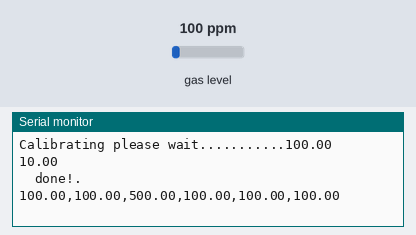
The sketch below on a simulated Arduino Uno, built with avr-gcc and run on an emulated ATmega328P. On the bench: the last lines printed to the serial monitor. The test bench sets the inputs (shaded band); at power-on: gas level 100 ppm.

Above: at 1.2 s.
1.3 s: gas level set to 20 ppm
At 2.7 s:
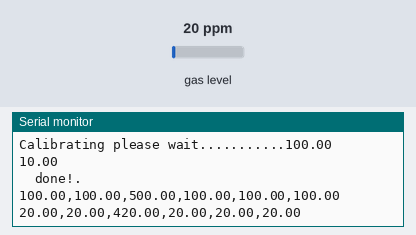
3.4 s: gas level set to 250 ppm
At 5.5 s:
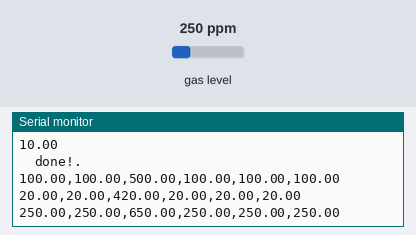
Timing chart, 0 to 7.0 s (numbered marks = the images above; inputs shaded):
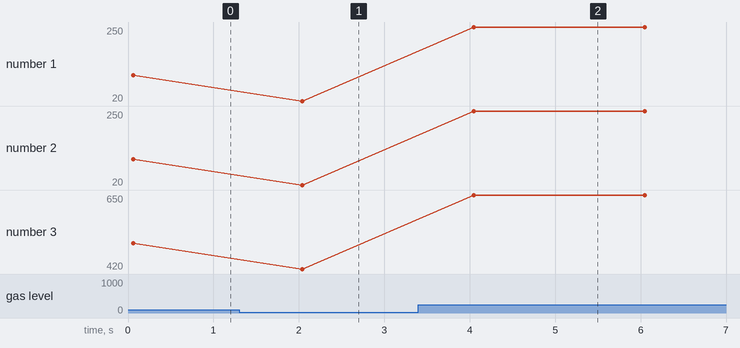

Measured:
- after the input at 1.3 s, the serial monitor: prints a new line after 0.74 s (image 1)
- after the input at 3.4 s, the serial monitor: prints a new line after 0.64 s (image 2)
- plotted number 1: 100 → 20 after the input at 1.3 s, 20 → 250 after the input at 3.4 s
- plotted number 2: 100 → 20 after the input at 1.3 s, 20 → 250 after the input at 3.4 s
- plotted number 3: 500 → 420 after the input at 1.3 s, 420 → 650 after the input at 3.4 s

The sketch:

testMQ135.ino
```cpp
//Include the library
#include <MQUnifiedsensor.h>

//Definitions
#define placa "Arduino UNO"
#define Voltage_Resolution 5
#define pin A1
#define type "MQ-135"
#define ADC_Bit_Resolution 10 // For arduino UNO/MEGA/NANO
#define RatioMQ135CleanAir 3.6//RS / R0 = 3.6 ppm
//#define calibration_button 13 //Pin to calibrate your sensor

//Declare Sensor
MQUnifiedsensor MQ135(placa, Voltage_Resolution, ADC_Bit_Resolution, pin, type);

void setup() {
  //Init the serial port communication - to debug the library
  Serial.begin(9600); //Init serial port

  //Set math model to calculate the PPM concentration and the value of constants
  MQ135.setRegressionMethod(1); //_PPM =  a*ratio^b
  MQ135.init();
  Serial.print("Calibrating please wait.");
  float calcR0 = 0;
  for(int i = 1; i<=10; i ++)
  {
    MQ135.update(); // Update data, the arduino will read the voltage from the analog pin
    calcR0 += MQ135.calibrate(RatioMQ135CleanAir);
    Serial.print(".");
  }
  MQ135.setR0(calcR0/10);
  Serial.println(calcR0);
  Serial.println(calcR0/10);
  Serial.println("  done!.");

  if(isinf(calcR0)) {Serial.println("Warning: Conection issue, R0 is infinite (Open circuit detected) please check your wiring and supply"); while(1);}
  if(calcR0 == 0){Serial.println("Warning: Conection issue found, R0 is zero (Analog pin shorts to ground) please check your wiring and supply"); while(1);}
  /*****************************  MQ CAlibration ********************************************/
  MQ135.serialDebug(true);
}

void loop() {
    /*
    Exponential regression:
  GAS      | a      | b
  CO       | 605.18 | -3.937
  Alcohol  | 77.255 | -3.18
  CO2      | 110.47 | -2.862
  Toluen  | 44.947 | -3.445
  NH4      | 102.2  | -2.473
  Aceton  | 34.668 | -3.369
  */
  String SEP = String(",");
  MQ135.update(); // Update data, the arduino will read the voltage from the analog pin
  //CO
  MQ135.setA(605.18); MQ135.setB(-3.937);
  float CO = MQ135.readSensor();
  //Alcohol
  MQ135.setA(77.255); MQ135.setB(-3.18);
  float alcohol = MQ135.readSensor();
  //CO2
  MQ135.setA(110.47); MQ135.setB(-2.862);
  float CO2 = MQ135.readSensor()+400;
  //Toluen
  MQ135.setA(44.947); MQ135.setB(-3.445);
  float toluen = MQ135.readSensor();
  //NH4
  MQ135.setA(102.2); MQ135.setB(-2.473);
  float NH4 = MQ135.readSensor();
  //Aceteon
  MQ135.setA(34.668); MQ135.setB(-3.369);
  float aceton = MQ135.readSensor();
  Serial.println(CO+SEP+alcohol+SEP+CO2+SEP+toluen+SEP+NH4+SEP+aceton);
  delay(2000);
}
```
